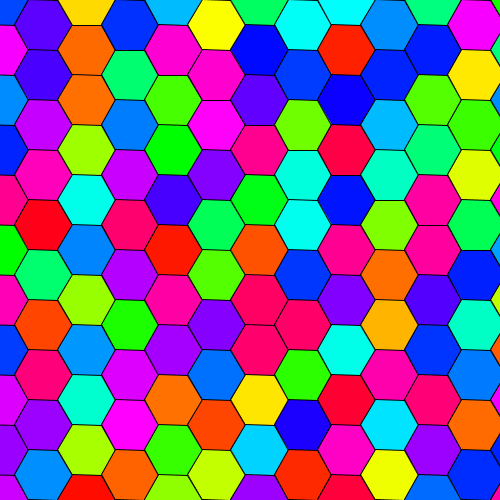
Frame 1 (no input)
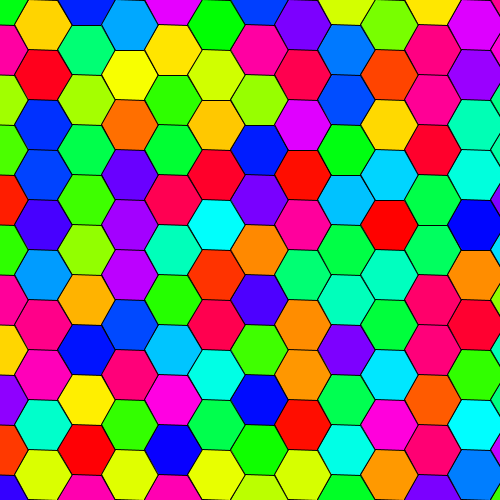
Frame 60 (the mouse pressed at the canvas centre just before this capture)
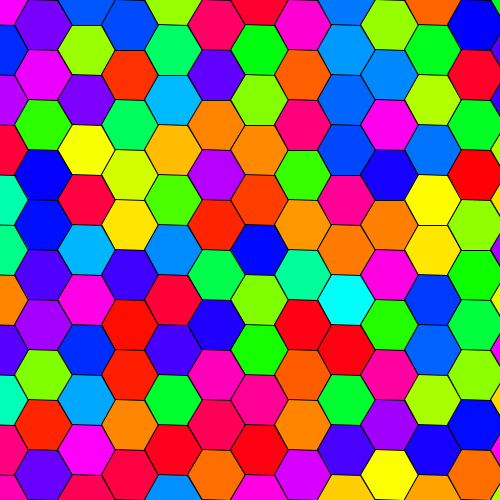
Frame 120 (the mouse held since frame 60 and released just before this capture)

The Processing sketch that drew these frames (run headless with seeded random() and noise(); from frame 60 on, the mouse is pressed at the canvas centre):

// Processing sketch: HexCA
// ── HexCA.pde

int num = 10;
PVector[][] lattice;
PShape tile;
PVector[] base = new PVector[2];
float scalar;
int[][] state = new int[num][num];
int mod = 5;

void setup() {
  size(500, 500);
  colorMode(HSB, 1);
  scalar = height * 1.0 / num;
  //initialize();
  makeHexVector();
  makeLattice();
  makeHex();
  drawTilling();
}

void draw() {
  background(0, 0, 1);
  int[][] nextState = new int[num][num];
  for(int i=0; i < num; i++) {
    for(int j=0; j < num; j++) {
      nextState[i][j] = transition(i, j);
    }
  }
  state = nextState;
  drawTilling();
}

int transition(int i, int j) {
  int d;
  d = state[i][j]
    + state[(i - 1 + num) % num][j]
    + state[(i - 1 + num) % num][(j + 1) % num]
    + state[i][(j + 1) % num]
    + state[(i + 1) % num][j]
    + state[(i + 1) % num][(j - 1 + num) % num]
    + state[i][(j - 1 + num) % num];
  d = d % mod;
  return d;
}

void mouseClicked() {
  drawTilling();
}

void makeHexVector() {
  base[0] = PVector.fromAngle(PI / 2);
  base[1] = PVector.fromAngle(PI / 6);
}

void makeLattice() {
  int m = ceil(num / base[1].x);
  lattice = new PVector[num + 1][m + 1];
  for(int i=0; i < num + 1; i++) {
    for(int j=0; j < m + 1; j++) {
      PVector v = PVector.mult(base[0], i * scalar);
      v.add(PVector.mult(base[1], j * scalar));
      lattice[i][j] = new PVector(v.x, v.y % (height + scalar));
    }
  }
}

void makeHex() {
  tile = createShape();
  tile.beginShape();
  for(int i=0; i < 6; i++) {
    PVector v = PVector.fromAngle(2 * PI * i / 6);
    v.mult(scalar / sqrt(3));
    tile.vertex(v.x, v.y);
  }
  tile.endShape(CLOSE);
}

void drawTilling() {
  for(PVector[] vecArr : lattice) {
    for(PVector vec : vecArr) {
      tile.resetMatrix();
      tile.translate(vec.x, vec.y);
      tile.setFill(color(random(1), 1, 1));
      shape(tile);
    }
  }
}
